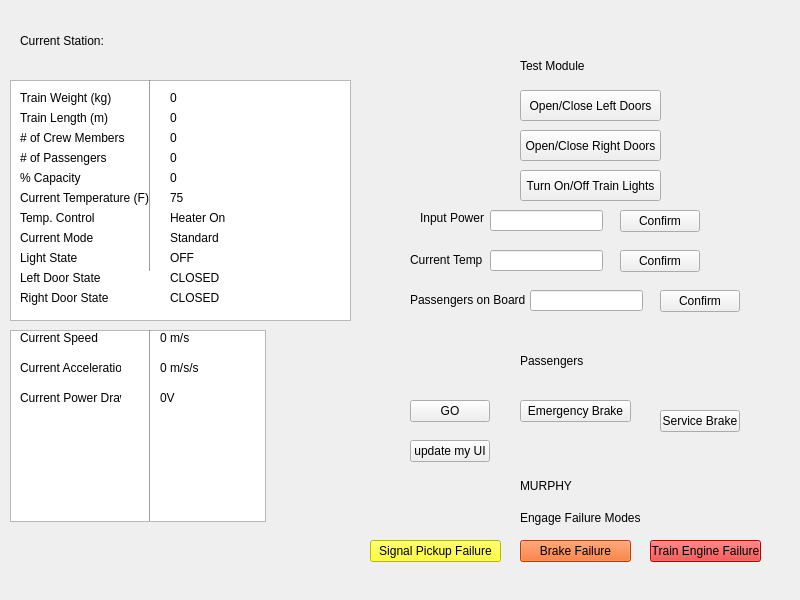
<?xml version="1.0" encoding="UTF-8"?>
<ui version="4.0">
 <class>TrainModelUI</class>
 <widget class="QWidget" name="TrainModelUI">
  <property name="geometry">
   <rect>
    <x>0</x>
    <y>0</y>
    <width>800</width>
    <height>600</height>
   </rect>
  </property>
  <property name="windowTitle">
   <string>TrainModelUI</string>
  </property>
  <widget class="QLabel" name="trainWeightButton">
   <property name="geometry">
    <rect>
     <x>20</x>
     <y>90</y>
     <width>111</width>
     <height>16</height>
    </rect>
   </property>
   <property name="text">
    <string>Train Weight (kg)</string>
   </property>
  </widget>
  <widget class="QListView" name="listView">
   <property name="geometry">
    <rect>
     <x>10</x>
     <y>80</y>
     <width>341</width>
     <height>241</height>
    </rect>
   </property>
  </widget>
  <widget class="QLabel" name="trainLengthButton">
   <property name="geometry">
    <rect>
     <x>20</x>
     <y>110</y>
     <width>101</width>
     <height>16</height>
    </rect>
   </property>
   <property name="text">
    <string>Train Length (m)</string>
   </property>
  </widget>
  <widget class="QLabel" name="passengersOnTrain">
   <property name="geometry">
    <rect>
     <x>20</x>
     <y>150</y>
     <width>91</width>
     <height>16</height>
    </rect>
   </property>
   <property name="text">
    <string># of Passengers</string>
   </property>
  </widget>
  <widget class="QLabel" name="percentCapacity">
   <property name="geometry">
    <rect>
     <x>20</x>
     <y>170</y>
     <width>71</width>
     <height>16</height>
    </rect>
   </property>
   <property name="text">
    <string>% Capacity</string>
   </property>
  </widget>
  <widget class="QLabel" name="currentTemp">
   <property name="geometry">
    <rect>
     <x>20</x>
     <y>190</y>
     <width>131</width>
     <height>16</height>
    </rect>
   </property>
   <property name="text">
    <string>Current Temperature (F)</string>
   </property>
  </widget>
  <widget class="QLabel" name="currentMode">
   <property name="geometry">
    <rect>
     <x>20</x>
     <y>230</y>
     <width>81</width>
     <height>16</height>
    </rect>
   </property>
   <property name="text">
    <string>Current Mode</string>
   </property>
  </widget>
  <widget class="Line" name="line">
   <property name="geometry">
    <rect>
     <x>140</x>
     <y>80</y>
     <width>21</width>
     <height>191</height>
    </rect>
   </property>
   <property name="orientation">
    <enum>Qt::Vertical</enum>
   </property>
  </widget>
  <widget class="QLabel" name="trainWeightV">
   <property name="geometry">
    <rect>
     <x>170</x>
     <y>90</y>
     <width>71</width>
     <height>16</height>
    </rect>
   </property>
   <property name="text">
    <string>0</string>
   </property>
  </widget>
  <widget class="QLabel" name="trainLengthValue">
   <property name="geometry">
    <rect>
     <x>170</x>
     <y>110</y>
     <width>71</width>
     <height>16</height>
    </rect>
   </property>
   <property name="text">
    <string>0</string>
   </property>
  </widget>
  <widget class="QLabel" name="passengersOnTrainValue">
   <property name="geometry">
    <rect>
     <x>170</x>
     <y>150</y>
     <width>81</width>
     <height>16</height>
    </rect>
   </property>
   <property name="text">
    <string>0</string>
   </property>
  </widget>
  <widget class="QLabel" name="percentCapacityValue">
   <property name="geometry">
    <rect>
     <x>170</x>
     <y>170</y>
     <width>71</width>
     <height>16</height>
    </rect>
   </property>
   <property name="text">
    <string>0</string>
   </property>
  </widget>
  <widget class="QLabel" name="currentTempValue">
   <property name="geometry">
    <rect>
     <x>170</x>
     <y>190</y>
     <width>51</width>
     <height>16</height>
    </rect>
   </property>
   <property name="text">
    <string>75</string>
   </property>
  </widget>
  <widget class="QLabel" name="currentModeValue">
   <property name="geometry">
    <rect>
     <x>170</x>
     <y>230</y>
     <width>171</width>
     <height>16</height>
    </rect>
   </property>
   <property name="text">
    <string>Standard</string>
   </property>
  </widget>
  <widget class="QTableWidget" name="tableWidget">
   <property name="geometry">
    <rect>
     <x>10</x>
     <y>330</y>
     <width>256</width>
     <height>192</height>
    </rect>
   </property>
  </widget>
  <widget class="QLabel" name="currentSpeedLabel">
   <property name="geometry">
    <rect>
     <x>20</x>
     <y>330</y>
     <width>81</width>
     <height>16</height>
    </rect>
   </property>
   <property name="text">
    <string>Current Speed</string>
   </property>
  </widget>
  <widget class="QLabel" name="currentAccelerationLabel">
   <property name="geometry">
    <rect>
     <x>20</x>
     <y>360</y>
     <width>101</width>
     <height>16</height>
    </rect>
   </property>
   <property name="text">
    <string>Current Acceleration</string>
   </property>
  </widget>
  <widget class="QLabel" name="currentPowerLabel">
   <property name="geometry">
    <rect>
     <x>20</x>
     <y>390</y>
     <width>101</width>
     <height>16</height>
    </rect>
   </property>
   <property name="text">
    <string>Current Power Draw</string>
   </property>
  </widget>
  <widget class="QLabel" name="currentSpeedValue">
   <property name="geometry">
    <rect>
     <x>160</x>
     <y>330</y>
     <width>81</width>
     <height>16</height>
    </rect>
   </property>
   <property name="text">
    <string>0 m/s</string>
   </property>
  </widget>
  <widget class="QLabel" name="currentAccelerationValue">
   <property name="geometry">
    <rect>
     <x>160</x>
     <y>360</y>
     <width>101</width>
     <height>16</height>
    </rect>
   </property>
   <property name="text">
    <string>0 m/s/s</string>
   </property>
  </widget>
  <widget class="QLabel" name="currentPowerValue">
   <property name="geometry">
    <rect>
     <x>160</x>
     <y>390</y>
     <width>101</width>
     <height>16</height>
    </rect>
   </property>
   <property name="text">
    <string>0V</string>
   </property>
  </widget>
  <widget class="Line" name="line_2">
   <property name="geometry">
    <rect>
     <x>140</x>
     <y>330</y>
     <width>21</width>
     <height>191</height>
    </rect>
   </property>
   <property name="orientation">
    <enum>Qt::Vertical</enum>
   </property>
  </widget>
  <widget class="QPushButton" name="toggleLights">
   <property name="geometry">
    <rect>
     <x>520</x>
     <y>170</y>
     <width>141</width>
     <height>31</height>
    </rect>
   </property>
   <property name="text">
    <string>Turn On/Off Train Lights</string>
   </property>
  </widget>
  <widget class="QPushButton" name="inputPowerConfirm">
   <property name="geometry">
    <rect>
     <x>620</x>
     <y>210</y>
     <width>80</width>
     <height>22</height>
    </rect>
   </property>
   <property name="text">
    <string>Confirm</string>
   </property>
  </widget>
  <widget class="QPushButton" name="toggleDoorLeft">
   <property name="geometry">
    <rect>
     <x>520</x>
     <y>90</y>
     <width>141</width>
     <height>31</height>
    </rect>
   </property>
   <property name="text">
    <string>Open/Close Left Doors</string>
   </property>
  </widget>
  <widget class="QLineEdit" name="inputPowerResult">
   <property name="geometry">
    <rect>
     <x>490</x>
     <y>210</y>
     <width>113</width>
     <height>21</height>
    </rect>
   </property>
  </widget>
  <widget class="QLabel" name="currentVelocityLabel">
   <property name="geometry">
    <rect>
     <x>420</x>
     <y>210</y>
     <width>81</width>
     <height>16</height>
    </rect>
   </property>
   <property name="text">
    <string>Input Power</string>
   </property>
  </widget>
  <widget class="QLabel" name="test_module_label">
   <property name="geometry">
    <rect>
     <x>520</x>
     <y>50</y>
     <width>141</width>
     <height>31</height>
    </rect>
   </property>
   <property name="styleSheet">
    <string notr="true">font: 18pt &quot;Nirmala UI&quot;;</string>
   </property>
   <property name="text">
    <string>Test Module</string>
   </property>
  </widget>
  <widget class="QLabel" name="lightStateLabel">
   <property name="geometry">
    <rect>
     <x>20</x>
     <y>250</y>
     <width>71</width>
     <height>16</height>
    </rect>
   </property>
   <property name="text">
    <string>Light State</string>
   </property>
  </widget>
  <widget class="QLabel" name="leftDoorStateLabel">
   <property name="geometry">
    <rect>
     <x>20</x>
     <y>270</y>
     <width>91</width>
     <height>16</height>
    </rect>
   </property>
   <property name="text">
    <string>Left Door State</string>
   </property>
  </widget>
  <widget class="QLabel" name="lightStateValue">
   <property name="geometry">
    <rect>
     <x>170</x>
     <y>250</y>
     <width>71</width>
     <height>16</height>
    </rect>
   </property>
   <property name="text">
    <string>OFF</string>
   </property>
  </widget>
  <widget class="QLabel" name="leftDoorStateValue">
   <property name="geometry">
    <rect>
     <x>170</x>
     <y>270</y>
     <width>71</width>
     <height>16</height>
    </rect>
   </property>
   <property name="text">
    <string>CLOSED</string>
   </property>
  </widget>
  <widget class="QLabel" name="crewMembers">
   <property name="geometry">
    <rect>
     <x>20</x>
     <y>130</y>
     <width>111</width>
     <height>16</height>
    </rect>
   </property>
   <property name="text">
    <string># of Crew Members</string>
   </property>
  </widget>
  <widget class="QLabel" name="crewMembersValue">
   <property name="geometry">
    <rect>
     <x>170</x>
     <y>130</y>
     <width>81</width>
     <height>16</height>
    </rect>
   </property>
   <property name="text">
    <string>0</string>
   </property>
  </widget>
  <widget class="QPushButton" name="emergencyBrake">
   <property name="geometry">
    <rect>
     <x>520</x>
     <y>400</y>
     <width>111</width>
     <height>22</height>
    </rect>
   </property>
   <property name="text">
    <string>Emergency Brake</string>
   </property>
  </widget>
  <widget class="QPushButton" name="pushButton_2">
   <property name="geometry">
    <rect>
     <x>370</x>
     <y>540</y>
     <width>131</width>
     <height>22</height>
    </rect>
   </property>
   <property name="styleSheet">
    <string notr="true">background-color: rgb(255, 255, 0)</string>
   </property>
   <property name="text">
    <string>Signal Pickup Failure</string>
   </property>
  </widget>
  <widget class="QPushButton" name="pushButton_3">
   <property name="geometry">
    <rect>
     <x>520</x>
     <y>540</y>
     <width>111</width>
     <height>22</height>
    </rect>
   </property>
   <property name="styleSheet">
    <string notr="true">background-color: rgb(255, 85, 0)</string>
   </property>
   <property name="text">
    <string>Brake Failure</string>
   </property>
  </widget>
  <widget class="QPushButton" name="pushButton_4">
   <property name="geometry">
    <rect>
     <x>650</x>
     <y>540</y>
     <width>111</width>
     <height>22</height>
    </rect>
   </property>
   <property name="styleSheet">
    <string notr="true">background-color: rgb(255, 0, 0)</string>
   </property>
   <property name="text">
    <string>Train Engine Failure</string>
   </property>
  </widget>
  <widget class="QLabel" name="label_2">
   <property name="geometry">
    <rect>
     <x>520</x>
     <y>510</y>
     <width>141</width>
     <height>16</height>
    </rect>
   </property>
   <property name="text">
    <string>Engage Failure Modes</string>
   </property>
  </widget>
  <widget class="QLabel" name="rightDoorStateLabel">
   <property name="geometry">
    <rect>
     <x>20</x>
     <y>290</y>
     <width>101</width>
     <height>16</height>
    </rect>
   </property>
   <property name="text">
    <string>Right Door State</string>
   </property>
  </widget>
  <widget class="QLabel" name="rightDoorStateValue">
   <property name="geometry">
    <rect>
     <x>170</x>
     <y>290</y>
     <width>71</width>
     <height>16</height>
    </rect>
   </property>
   <property name="text">
    <string>CLOSED</string>
   </property>
  </widget>
  <widget class="QPushButton" name="toggleDoorRight">
   <property name="geometry">
    <rect>
     <x>520</x>
     <y>130</y>
     <width>141</width>
     <height>31</height>
    </rect>
   </property>
   <property name="text">
    <string>Open/Close Right Doors</string>
   </property>
  </widget>
  <widget class="QLabel" name="murphy_label">
   <property name="geometry">
    <rect>
     <x>520</x>
     <y>470</y>
     <width>131</width>
     <height>31</height>
    </rect>
   </property>
   <property name="styleSheet">
    <string notr="true">font: 18pt &quot;Kristen ITC&quot;;</string>
   </property>
   <property name="text">
    <string>MURPHY</string>
   </property>
  </widget>
  <widget class="QLabel" name="passenger_label">
   <property name="geometry">
    <rect>
     <x>520</x>
     <y>340</y>
     <width>141</width>
     <height>41</height>
    </rect>
   </property>
   <property name="styleSheet">
    <string notr="true">font: 18pt &quot;MS Gothic&quot;;</string>
   </property>
   <property name="text">
    <string>Passengers</string>
   </property>
  </widget>
  <widget class="QPushButton" name="pushButton">
   <property name="geometry">
    <rect>
     <x>410</x>
     <y>440</y>
     <width>80</width>
     <height>22</height>
    </rect>
   </property>
   <property name="text">
    <string>update my UI</string>
   </property>
  </widget>
  <widget class="QPushButton" name="serviceBrakeButton">
   <property name="geometry">
    <rect>
     <x>660</x>
     <y>410</y>
     <width>80</width>
     <height>22</height>
    </rect>
   </property>
   <property name="text">
    <string>Service Brake</string>
   </property>
  </widget>
  <widget class="QPushButton" name="standardModeButton">
   <property name="geometry">
    <rect>
     <x>410</x>
     <y>400</y>
     <width>80</width>
     <height>22</height>
    </rect>
   </property>
   <property name="text">
    <string>GO</string>
   </property>
  </widget>
  <widget class="QLabel" name="nextStationLabel">
   <property name="geometry">
    <rect>
     <x>20</x>
     <y>10</y>
     <width>121</width>
     <height>61</height>
    </rect>
   </property>
   <property name="text">
    <string>Current Station:</string>
   </property>
  </widget>
  <widget class="QLabel" name="nextStationValue">
   <property name="geometry">
    <rect>
     <x>130</x>
     <y>10</y>
     <width>211</width>
     <height>51</height>
    </rect>
   </property>
   <property name="text">
    <string/>
   </property>
  </widget>
  <widget class="QLabel" name="currentTempLabel">
   <property name="geometry">
    <rect>
     <x>410</x>
     <y>250</y>
     <width>91</width>
     <height>20</height>
    </rect>
   </property>
   <property name="text">
    <string>Current Temp</string>
   </property>
  </widget>
  <widget class="QLineEdit" name="inputCurrentTempValue">
   <property name="geometry">
    <rect>
     <x>490</x>
     <y>250</y>
     <width>113</width>
     <height>21</height>
    </rect>
   </property>
  </widget>
  <widget class="QPushButton" name="inputTempConfirm">
   <property name="geometry">
    <rect>
     <x>620</x>
     <y>250</y>
     <width>80</width>
     <height>22</height>
    </rect>
   </property>
   <property name="text">
    <string>Confirm</string>
   </property>
  </widget>
  <widget class="QLabel" name="PassengersOnBoardLabel">
   <property name="geometry">
    <rect>
     <x>410</x>
     <y>290</y>
     <width>121</width>
     <height>20</height>
    </rect>
   </property>
   <property name="text">
    <string>Passengers on Board</string>
   </property>
  </widget>
  <widget class="QLineEdit" name="inputPassengersOnBoard">
   <property name="geometry">
    <rect>
     <x>530</x>
     <y>290</y>
     <width>113</width>
     <height>21</height>
    </rect>
   </property>
  </widget>
  <widget class="QPushButton" name="passengersConfirm">
   <property name="geometry">
    <rect>
     <x>660</x>
     <y>290</y>
     <width>80</width>
     <height>22</height>
    </rect>
   </property>
   <property name="text">
    <string>Confirm</string>
   </property>
  </widget>
  <widget class="QLabel" name="tempControlLabel">
   <property name="geometry">
    <rect>
     <x>20</x>
     <y>210</y>
     <width>101</width>
     <height>16</height>
    </rect>
   </property>
   <property name="text">
    <string>Temp. Control</string>
   </property>
  </widget>
  <widget class="QLabel" name="tempControlValue">
   <property name="geometry">
    <rect>
     <x>170</x>
     <y>210</y>
     <width>91</width>
     <height>16</height>
    </rect>
   </property>
   <property name="text">
    <string>Heater On</string>
   </property>
  </widget>
  <action name="actiontrainWeight">
   <property name="text">
    <string>trainWeight</string>
   </property>
  </action>
  <zorder>listView</zorder>
  <zorder>trainWeightButton</zorder>
  <zorder>trainLengthButton</zorder>
  <zorder>passengersOnTrain</zorder>
  <zorder>percentCapacity</zorder>
  <zorder>currentTemp</zorder>
  <zorder>currentMode</zorder>
  <zorder>line</zorder>
  <zorder>trainWeightV</zorder>
  <zorder>trainLengthValue</zorder>
  <zorder>passengersOnTrainValue</zorder>
  <zorder>percentCapacityValue</zorder>
  <zorder>currentTempValue</zorder>
  <zorder>currentModeValue</zorder>
  <zorder>tableWidget</zorder>
  <zorder>currentSpeedLabel</zorder>
  <zorder>currentAccelerationLabel</zorder>
  <zorder>currentPowerLabel</zorder>
  <zorder>currentSpeedValue</zorder>
  <zorder>currentAccelerationValue</zorder>
  <zorder>currentPowerValue</zorder>
  <zorder>line_2</zorder>
  <zorder>toggleLights</zorder>
  <zorder>inputPowerConfirm</zorder>
  <zorder>toggleDoorLeft</zorder>
  <zorder>inputPowerResult</zorder>
  <zorder>currentVelocityLabel</zorder>
  <zorder>test_module_label</zorder>
  <zorder>lightStateLabel</zorder>
  <zorder>leftDoorStateLabel</zorder>
  <zorder>lightStateValue</zorder>
  <zorder>leftDoorStateValue</zorder>
  <zorder>crewMembers</zorder>
  <zorder>crewMembersValue</zorder>
  <zorder>emergencyBrake</zorder>
  <zorder>pushButton_2</zorder>
  <zorder>pushButton_3</zorder>
  <zorder>pushButton_4</zorder>
  <zorder>label_2</zorder>
  <zorder>rightDoorStateLabel</zorder>
  <zorder>rightDoorStateValue</zorder>
  <zorder>toggleDoorRight</zorder>
  <zorder>murphy_label</zorder>
  <zorder>passenger_label</zorder>
  <zorder>pushButton</zorder>
  <zorder>serviceBrakeButton</zorder>
  <zorder>standardModeButton</zorder>
  <zorder>nextStationLabel</zorder>
  <zorder>nextStationValue</zorder>
  <zorder>currentTempLabel</zorder>
  <zorder>inputCurrentTempValue</zorder>
  <zorder>inputTempConfirm</zorder>
  <zorder>PassengersOnBoardLabel</zorder>
  <zorder>inputPassengersOnBoard</zorder>
  <zorder>passengersConfirm</zorder>
  <zorder>tempControlLabel</zorder>
  <zorder>tempControlValue</zorder>
 </widget>
 <resources/>
 <connections/>
</ui>
